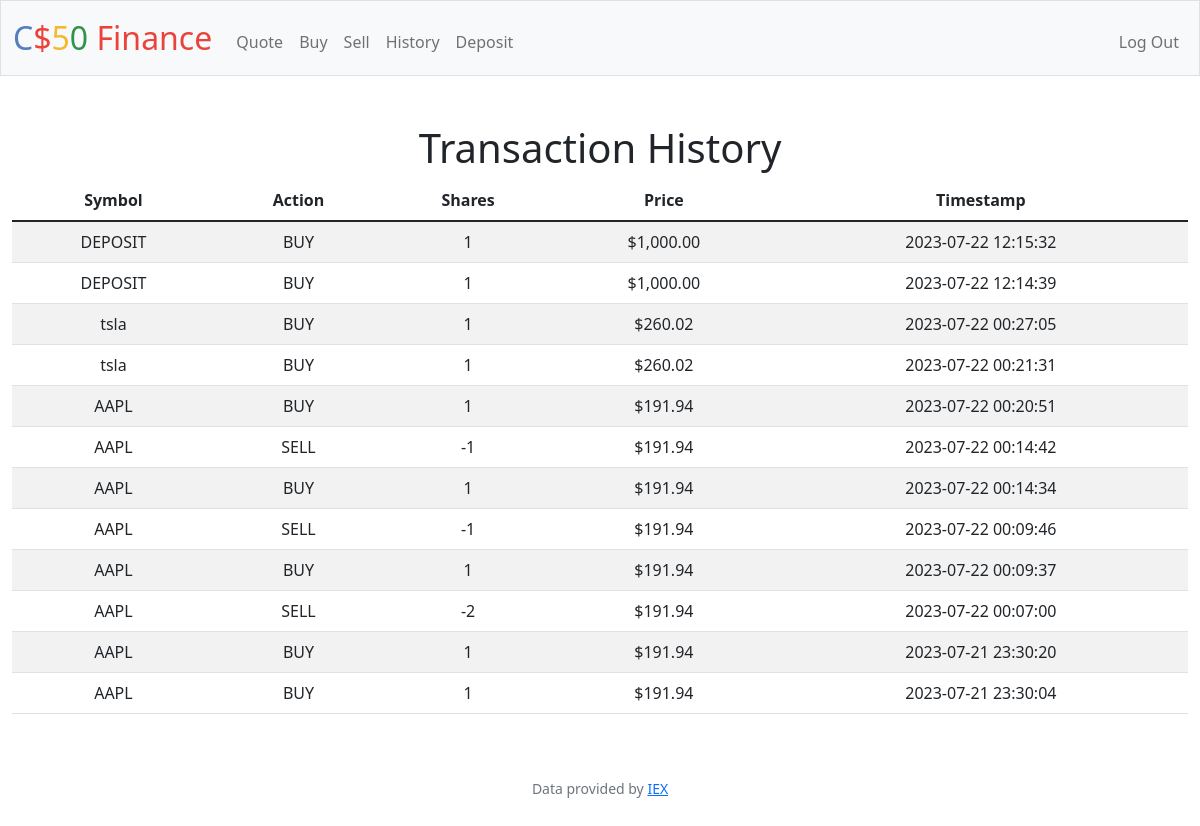
The app's page /history (signed in) with its own data.
### tables this page shows
CREATE TABLE transactions (
    id INTEGER PRIMARY KEY AUTOINCREMENT NOT NULL,
    user_id INTEGER NOT NULL,
    symbol TEXT NOT NULL,
    shares INTEGER NOT NULL,
    price NUMERIC NOT NULL,
    timestamp DATETIME DEFAULT CURRENT_TIMESTAMP
);

### app.py (the view)
@app.route("/history")
@login_required
def history():
    user_id = session["user_id"]
    transactions = db.execute("""
        SELECT symbol, shares, price, timestamp,
        CASE WHEN shares > 0 THEN 'BUY' ELSE 'SELL' END AS action
        FROM transactions
        WHERE user_id = ?
        ORDER BY timestamp DESC
    """, user_id)
    return render_template("history.html", transactions=transactions)

### app.py (called while the page is built)
@app.context_processor
def inject_helpers():
    return {
        "lookup": lookup,
        "usd": usd,
    }

@app.after_request
def after_request(response):
    response.headers["Cache-Control"] = "no-cache, no-store, must-revalidate"
    response.headers["Expires"] = 0
    response.headers["Pragma"] = "no-cache"
    return response

### helpers.py (called while the page is built)
def login_required(f):
    @wraps(f)
    def decorated_function(*args, **kwargs):
        if session.get("user_id") is None:
            return redirect("/login")
        return f(*args, **kwargs)
    return decorated_function

def usd(value):
    return f"${value:,.2f}"

### templates/history.html (shortened to what this page needs)
{% extends "layout.html" %}
{% block main %}
<h1>Transaction History</h1>
<table class="table table-striped">
    <thead>
        <tr>
            <th>Symbol</th>
            <th>Action</th>
            <th>Shares</th>
            <th>Price</th>
            <th>Timestamp</th>
        </tr>
    </thead>
    <tbody>
        {% for transaction in transactions %}
        <tr>
            <td>{{ transaction["symbol"] }}</td>
            <td>{{ transaction["action"] }}</td>
            <td>{{ transaction["shares"] }}</td>
            <td>{{ usd(transaction["price"]) }}</td>
            <td>{{ transaction["timestamp"] }}</td>
        </tr>
        {% endfor %}
    </tbody>
</table>
{% endblock %}

### templates/layout.html (shortened to what this page needs)
<!DOCTYPE html>
<html lang="en">
    <head>
        <link href="https://cdn.jsdelivr.net/npm/bootstrap@5.1.3/dist/css/bootstrap.min.css" rel="stylesheet">
        <link href="/static/styles.css" rel="stylesheet">
    </head>
    <body>
        <nav class="bg-light border navbar navbar-expand-md navbar-light">
            <div class="container-fluid">
                <a class="navbar-brand" href="/"><span class="blue">C</span><span class="red">$</span><span
                        class="yellow">5</span><span class="green">0</span> <span class="red">Finance</span></a>
                <div class="collapse navbar-collapse" id="navbar">
                    {% if session["user_id"] %}
                    <ul class="navbar-nav me-auto mt-2">
                        <li class="nav-item"><a class="nav-link" href="/quote">Quote</a></li>
                        <li class="nav-item"><a class="nav-link" href="/buy">Buy</a></li>
                        <li class="nav-item"><a class="nav-link" href="/sell">Sell</a></li>
                        <li class="nav-item"><a class="nav-link" href="/history">History</a></li>
                        <li class="nav-item"><a class="nav-link" href="/deposit">Deposit</a></li>
                    </ul>
                    <ul class="navbar-nav ms-auto mt-2">
                        <li class="nav-item"><a class="nav-link" href="/logout">Log Out</a></li>
                    </ul>
                    {% else %}
                    <ul class="navbar-nav ms-auto mt-2">
                        <li class="nav-item"><a class="nav-link" href="/register">Register</a></li>
                        <li class="nav-item"><a class="nav-link" href="/login">Log In</a></li>
                    </ul>
                    {% endif %}
                </div>
            </div>
        </nav>
        <main class="container-fluid py-5 text-center">
            {% block main %}{% endblock %}
        </main>
        <footer class="mb-5 small text-center text-muted">
            Data provided by <a href="https://iexcloud.io/">IEX</a>
        </footer>
    </body>
</html>

### static/styles.css (style rules this page uses)
nav .navbar-brand { font-size: xx-large; }
nav .navbar-brand .blue { color: #537fbe; }
nav .navbar-brand .red { color: #ea433b; }
nav .navbar-brand .yellow { color: #f5b82e; }
nav .navbar-brand .green { color: #2e944b; }

### records on screen
transactions: price "$1,000.00"
transactions: price "$1,000.00"
transactions: price "$260.02"
transactions: price "$260.02"
transactions: price "$191.94"
transactions: price "$191.94"
transactions: price "$191.94"
transactions: price "$191.94"
transactions: price "$191.94"
transactions: price "$191.94"
transactions: price "$191.94"
transactions: price "$191.94"
